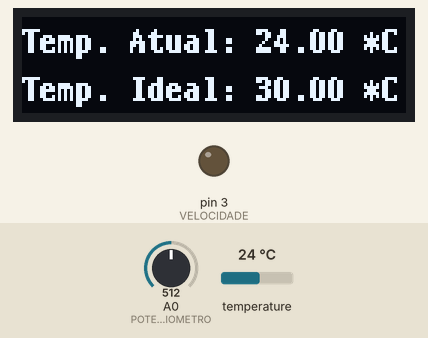
Bench run of a sketch on a simulated Arduino Uno, built with avr-gcc and run on an emulated ATmega328P. On the bench: 128×32 one-colour display, output pins drawn as LEDs (lit = HIGH). The inputs (shaded band) are chosen by the test bench; at power-on: temperature 24 °C, A0 (POTENCIOMETRO) = 512. What the sketch prints to the serial monitor is not drawn.

Above: at 2.7 s.
2.8 s: temperature set to 33 °C
At 4.3 s:
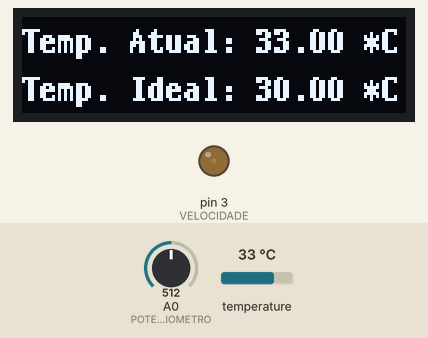
6.6 s: A0 (POTENCIOMETRO) set to 370
At 8.3 s:
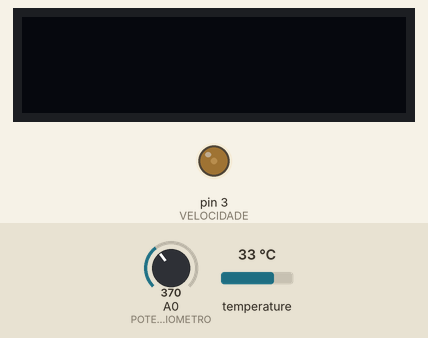
10.4 s: A0 (POTENCIOMETRO) set to 340
At 12.7 s:
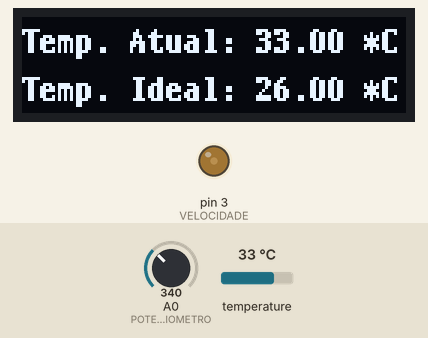
13.6 s: temperature set to 41 °C
At 15.2 s:
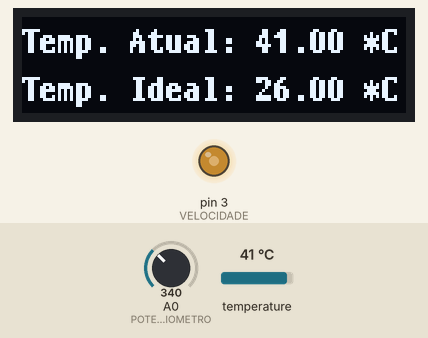
17.4 s: A0 (POTENCIOMETRO) set to 122
At 19.3 s:
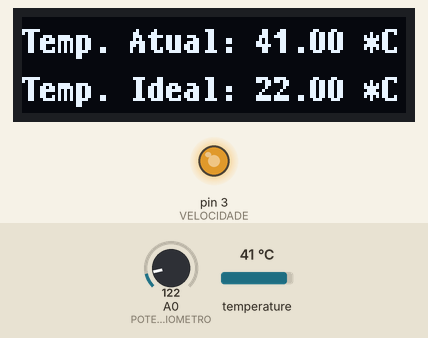
21.2 s: temperature set to 12 °C
At 23.6 s:
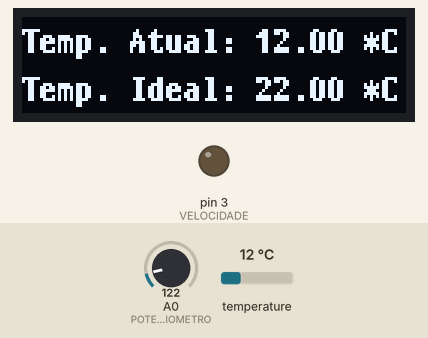
Timing chart, 0 to 25.1 s (numbered marks = the images above; inputs shaded):
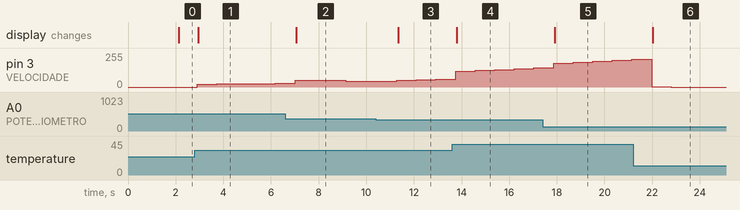

The sketch:

ControleTemp.ino
```cpp
#include <OneWire.h>
#include <DallasTemperature.h>
#include <PID_v1.h>
#include <U8g2lib.h>

#define DS18B20 7
#define FONTE u8g2_font_t0_12b_tr
#define POTENCIOMETRO A0
#define VELOCIDADE 3

U8G2_SSD1306_128X32_UNIVISION_F_HW_I2C u8g2(U8G2_R0);
OneWire ourWire(DS18B20);
DallasTemperature sensors(&ourWire);
double Setpoint, Input, Output;
PID myPID(&Input, &Output, &Setpoint, 7, 4, 0, REVERSE);

void setup() {
  u8g2.begin();

  pinMode(POTENCIOMETRO, INPUT);
  pinMode(VELOCIDADE, OUTPUT);
  sensors.begin();
  Serial.begin(9600);

  delay(500);

  sensors.requestTemperatures();
  Input = sensors.getTempCByIndex(0);
  Setpoint = 25;

  myPID.SetMode(AUTOMATIC);
}

void loop() {
  sensors.requestTemperatures();
  float temp = sensors.getTempCByIndex(0);

  Setpoint = map(analogRead(POTENCIOMETRO), 0, 1023, 20, 40);

  Input = temp;
  myPID.Compute();
  analogWrite(VELOCIDADE, Output);

  Serial.print("Velocidade: ");
  Serial.println(Output);

  Serial.print("Temp: ");
  Serial.println(temp);

  u8g2.clearBuffer();
  u8g2.setFont(FONTE);
  String s = String(temp);
  s.concat(" *C");
  String s1 = String(Setpoint);
  s1.concat(" *C");
  u8g2.drawStr(0, 12, "Temp. Atual: ");
  u8g2.drawStr(78, 12, s.c_str());
  u8g2.drawStr(0, 28, "Temp. Ideal: ");
  u8g2.drawStr(78, 28, s1.c_str());
  u8g2.sendBuffer();
}
```

Measured:
- the behaviour switches between 359 and 358 on A0 (POTENCIOMETRO) (found by bisection; images 2 and 3)
- after the input at 2.8 s, pin 3 (VELOCIDADE): moves from 0/255 to 27/255 over 3.3 s, starting after 0.10 s; the display: changes after 0.16 s (image 1)
- after the input at 6.6 s, the display: changes after 0.47 s (image 2)
- after the input at 10.4 s, pin 3 (VELOCIDADE): 44/255 → 51/255 after 0.88 s, → 54/255 0.82 s later, → 57/255 0.82 s later; the display: changes after 0.94 s (image 3)
- after the input at 13.6 s, the display: changes after 0.21 s (image 4)
- after the input at 17.4 s, the display: changes after 0.52 s (image 5)
- after the input at 21.2 s, the display: changes after 0.83 s (image 6)
